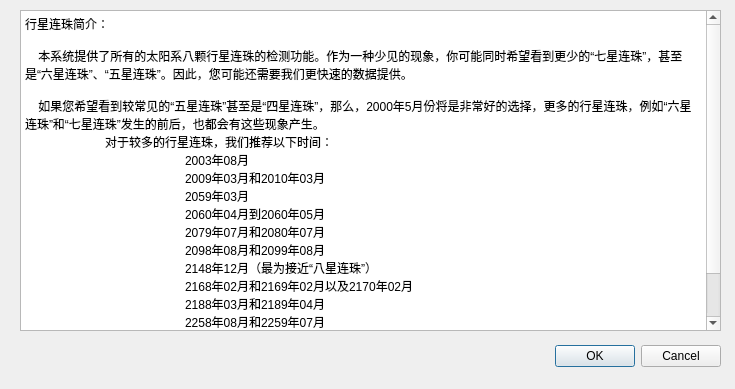
<?xml version="1.0" encoding="UTF-8"?>
<ui version="4.0">
 <class>Advice</class>
 <widget class="QDialog" name="Advice">
  <property name="geometry">
   <rect>
    <x>0</x>
    <y>0</y>
    <width>735</width>
    <height>389</height>
   </rect>
  </property>
  <property name="windowTitle">
   <string>Dialog</string>
  </property>
  <widget class="QDialogButtonBox" name="buttonBox">
   <property name="geometry">
    <rect>
     <x>380</x>
     <y>340</y>
     <width>341</width>
     <height>32</height>
    </rect>
   </property>
   <property name="orientation">
    <enum>Qt::Horizontal</enum>
   </property>
   <property name="standardButtons">
    <set>QDialogButtonBox::Cancel|QDialogButtonBox::Ok</set>
   </property>
  </widget>
  <widget class="QTextBrowser" name="textBrowser">
   <property name="geometry">
    <rect>
     <x>20</x>
     <y>10</y>
     <width>701</width>
     <height>321</height>
    </rect>
   </property>
   <property name="html">
    <string>&lt;!DOCTYPE HTML PUBLIC &quot;-//W3C//DTD HTML 4.0//EN&quot; &quot;http://www.w3.org/TR/REC-html40/strict.dtd&quot;&gt;
&lt;html&gt;&lt;head&gt;&lt;meta name=&quot;qrichtext&quot; content=&quot;1&quot; /&gt;&lt;style type=&quot;text/css&quot;&gt;
p, li { white-space: pre-wrap; }
&lt;/style&gt;&lt;/head&gt;&lt;body style=&quot; font-family:'SimSun'; font-size:9pt; font-weight:400; font-style:normal;&quot;&gt;
&lt;p style=&quot; margin-top:0px; margin-bottom:0px; margin-left:0px; margin-right:0px; -qt-block-indent:0; text-indent:0px;&quot;&gt;行星连珠简介：&lt;/p&gt;
&lt;p style=&quot; margin-top:0px; margin-bottom:0px; margin-left:0px; margin-right:0px; -qt-block-indent:0; text-indent:0px;&quot;&gt;    &lt;/p&gt;
&lt;p style=&quot; margin-top:0px; margin-bottom:0px; margin-left:0px; margin-right:0px; -qt-block-indent:0; text-indent:0px;&quot;&gt;    本系统提供了所有的太阳系八颗行星连珠的检测功能。作为一种少见的现象，你可能同时希望看到更少的“七星连珠”，甚至是“六星连珠”、“五星连珠”。因此，您可能还需要我们更快速的数据提供。&lt;/p&gt;
&lt;p style=&quot;-qt-paragraph-type:empty; margin-top:0px; margin-bottom:0px; margin-left:0px; margin-right:0px; -qt-block-indent:0; text-indent:0px;&quot;&gt;&lt;/p&gt;
&lt;p style=&quot; margin-top:0px; margin-bottom:0px; margin-left:0px; margin-right:0px; -qt-block-indent:0; text-indent:0px;&quot;&gt;    如果您希望看到较常见的“五星连珠”甚至是“四星连珠”，那么，2000年5月份将是非常好的选择，更多的行星连珠，例如“六星连珠”和“七星连珠”发生的前后，也都会有这些现象产生。&lt;/p&gt;
&lt;p style=&quot; margin-top:0px; margin-bottom:0px; margin-left:0px; margin-right:0px; -qt-block-indent:0; text-indent:0px;&quot;&gt;	对于较多的行星连珠，我们推荐以下时间：&lt;/p&gt;
&lt;p style=&quot; margin-top:0px; margin-bottom:0px; margin-left:0px; margin-right:0px; -qt-block-indent:0; text-indent:0px;&quot;&gt;		2003年08月&lt;/p&gt;
&lt;p style=&quot; margin-top:0px; margin-bottom:0px; margin-left:0px; margin-right:0px; -qt-block-indent:0; text-indent:0px;&quot;&gt;		2009年03月和2010年03月&lt;/p&gt;
&lt;p style=&quot; margin-top:0px; margin-bottom:0px; margin-left:0px; margin-right:0px; -qt-block-indent:0; text-indent:0px;&quot;&gt;		2059年03月&lt;/p&gt;
&lt;p style=&quot; margin-top:0px; margin-bottom:0px; margin-left:0px; margin-right:0px; -qt-block-indent:0; text-indent:0px;&quot;&gt;		2060年04月到2060年05月&lt;/p&gt;
&lt;p style=&quot; margin-top:0px; margin-bottom:0px; margin-left:0px; margin-right:0px; -qt-block-indent:0; text-indent:0px;&quot;&gt;		2079年07月和2080年07月&lt;/p&gt;
&lt;p style=&quot; margin-top:0px; margin-bottom:0px; margin-left:0px; margin-right:0px; -qt-block-indent:0; text-indent:0px;&quot;&gt;		2098年08月和2099年08月&lt;/p&gt;
&lt;p style=&quot; margin-top:0px; margin-bottom:0px; margin-left:0px; margin-right:0px; -qt-block-indent:0; text-indent:0px;&quot;&gt;		2148年12月（最为接近“八星连珠”）&lt;/p&gt;
&lt;p style=&quot; margin-top:0px; margin-bottom:0px; margin-left:0px; margin-right:0px; -qt-block-indent:0; text-indent:0px;&quot;&gt;		2168年02月和2169年02月以及2170年02月&lt;/p&gt;
&lt;p style=&quot; margin-top:0px; margin-bottom:0px; margin-left:0px; margin-right:0px; -qt-block-indent:0; text-indent:0px;&quot;&gt;		2188年03月和2189年04月&lt;/p&gt;
&lt;p style=&quot; margin-top:0px; margin-bottom:0px; margin-left:0px; margin-right:0px; -qt-block-indent:0; text-indent:0px;&quot;&gt;		2258年08月和2259年07月&lt;/p&gt;
&lt;p style=&quot; margin-top:0px; margin-bottom:0px; margin-left:0px; margin-right:0px; -qt-block-indent:0; text-indent:0px;&quot;&gt;		2277年10月		&lt;/p&gt;
&lt;p style=&quot; margin-top:0px; margin-bottom:0px; margin-left:0px; margin-right:0px; -qt-block-indent:0; text-indent:0px;&quot;&gt;		&lt;/p&gt;
&lt;p style=&quot; margin-top:0px; margin-bottom:0px; margin-left:0px; margin-right:0px; -qt-block-indent:0; text-indent:0px;&quot;&gt;	你可以在以上时间的内找到相关的现象。&lt;/p&gt;&lt;/body&gt;&lt;/html&gt;</string>
   </property>
  </widget>
 </widget>
 <resources/>
 <connections>
  <connection>
   <sender>buttonBox</sender>
   <signal>accepted()</signal>
   <receiver>Advice</receiver>
   <slot>accept()</slot>
   <hints>
    <hint type="sourcelabel">
     <x>248</x>
     <y>254</y>
    </hint>
    <hint type="destinationlabel">
     <x>157</x>
     <y>274</y>
    </hint>
   </hints>
  </connection>
  <connection>
   <sender>buttonBox</sender>
   <signal>rejected()</signal>
   <receiver>Advice</receiver>
   <slot>reject()</slot>
   <hints>
    <hint type="sourcelabel">
     <x>316</x>
     <y>260</y>
    </hint>
    <hint type="destinationlabel">
     <x>286</x>
     <y>274</y>
    </hint>
   </hints>
  </connection>
 </connections>
</ui>
